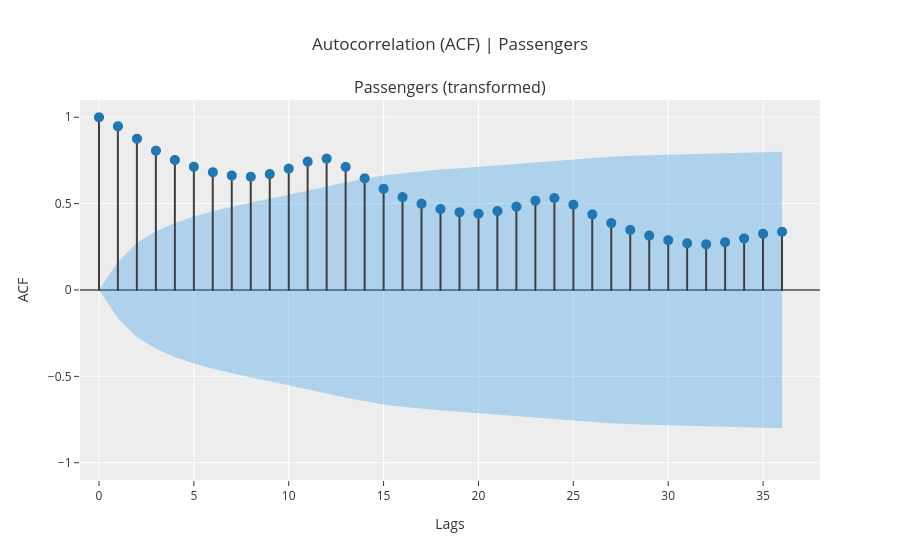

Notebook cell for this chart:
### Code cell
exp.plot_model(plot='acf', data_kwargs={'nlags':36})

### Figure 1 — Plotly figure (JSON) as saved in the notebook; plotly's stock layout.template omitted (floating-point values rounded to 4 significant figures)
{"data": [{"line": {"color": "#3f3f3f"}, "marker": {"size": 10}, "mode": "lines", "name": "ACF", "showlegend": false, "type": "scattergl", "x": [0, 0], "xaxis": "x", "y": [0, 1.0], "yaxis": "y"}, {"line": {"color": "#3f3f3f"}, "marker": {"size": 10}, "mode": "lines", "name": "ACF", "showlegend": false, "type": "scattergl", "x": [1, 1], "xaxis": "x", "y": [0, 0.948], "yaxis": "y"}, {"line": {"color": "#3f3f3f"}, "marker": {"size": 10}, "mode": "lines", "name": "ACF", "showlegend": false, "type": "scattergl", "x": [2, 2], "xaxis": "x", "y": [0, 0.8756], "yaxis": "y"}, {"line": {"color": "#3f3f3f"}, "marker": {"size": 10}, "mode": "lines", "name": "ACF", "showlegend": false, "type": "scattergl", "x": [3, 3], "xaxis": "x", "y": [0, 0.8067], "yaxis": "y"}, {"line": {"color": "#3f3f3f"}, "marker": {"size": 10}, "mode": "lines", "name": "ACF", "showlegend": false, "type": "scattergl", "x": [4, 4], "xaxis": "x", "y": [0, 0.7526], "yaxis": "y"}, {"line": {"color": "#3f3f3f"}, "marker": {"size": 10}, "mode": "lines", "name": "ACF", "showlegend": false, "type": "scattergl", "x": [5, 5], "xaxis": "x", "y": [0, 0.7138], "yaxis": "y"}, {"line": {"color": "#3f3f3f"}, "marker": {"size": 10}, "mode": "lines", "name": "ACF", "showlegend": false, "type": "scattergl", "x": [6, 6], "xaxis": "x", "y": [0, 0.6817], "yaxis": "y"}, {"line": {"color": "#3f3f3f"}, "marker": {"size": 10}, "mode": "lines", "name": "ACF", "showlegend": false, "type": "scattergl", "x": [7, 7], "xaxis": "x", "y": [0, 0.6629], "yaxis": "y"}, {"line": {"color": "#3f3f3f"}, "marker": {"size": 10}, "mode": "lines", "name": "ACF", "showlegend": false, "type": "scattergl", "x": [8, 8], "xaxis": "x", "y": [0, 0.6556], "yaxis": "y"}, {"line": {"color": "#3f3f3f"}, "marker": {"size": 10}, "mode": "lines", "name": "ACF", "showlegend": false, "type": "scattergl", "x": [9, 9], "xaxis": "x", "y": [0, 0.6709], "yaxis": "y"}, {"line": {"color": "#3f3f3f"}, "marker": {"size": 10}, "mode": "lines", "name": "ACF", "showlegend": false, "type": "scattergl", "x": [10, 10], "xaxis": "x", "y": [0, 0.7027], "yaxis": "y"}, {"line": {"color": "#3f3f3f"}, "marker": {"size": 10}, "mode": "lines", "name": "ACF", "showlegend": false, "type": "scattergl", "x": [11, 11], "xaxis": "x", "y": [0, 0.7432], "yaxis": "y"}, {"line": {"color": "#3f3f3f"}, "marker": {"size": 10}, "mode": "lines", "name": "ACF", "showlegend": false, "type": "scattergl", "x": [12, 12], "xaxis": "x", "y": [0, 0.7604], "yaxis": "y"}, {"line": {"color": "#3f3f3f"}, "marker": {"size": 10}, "mode": "lines", "name": "ACF", "showlegend": false, "type": "scattergl", "x": [13, 13], "xaxis": "x", "y": [0, 0.7127], "yaxis": "y"}, {"line": {"color": "#3f3f3f"}, "marker": {"size": 10}, "mode": "lines", "name": "ACF", "showlegend": false, "type": "scattergl", "x": [14, 14], "xaxis": "x", "y": [0, 0.6463], "yaxis": "y"}, {"line": {"color": "#3f3f3f"}, "marker": {"size": 10}, "mode": "lines", "name": "ACF", "showlegend": false, "type": "scattergl", "x": [15, 15], "xaxis": "x", "y": [0, 0.5859], "yaxis": "y"}, {"line": {"color": "#3f3f3f"}, "marker": {"size": 10}, "mode": "lines", "name": "ACF", "showlegend": false, "type": "scattergl", "x": [16, 16], "xaxis": "x", "y": [0, 0.538], "yaxis": "y"}, {"line": {"color": "#3f3f3f"}, "marker": {"size": 10}, "mode": "lines", "name": "ACF", "showlegend": false, "type": "scattergl", "x": [17, 17], "xaxis": "x", "y": [0, 0.4997], "yaxis": "y"}, {"line": {"color": "#3f3f3f"}, "marker": {"size": 10}, "mode": "lines", "name": "ACF", "showlegend": false, "type": "scattergl", "x": [18, 18], "xaxis": "x", "y": [0, 0.4687], "yaxis": "y"}, {"line": {"color": "#3f3f3f"}, "marker": {"size": 10}, "mode": "lines", "name": "ACF", "showlegend": false, "type": "scattergl", "x": [19, 19], "xaxis": "x", "y": [0, 0.4499], "yaxis": "y"}, {"line": {"color": "#3f3f3f"}, "marker": {"size": 10}, "mode": "lines", "name": "ACF", "showlegend": false, "type": "scattergl", "x": [20, 20], "xaxis": "x", "y": [0, 0.4416], "yaxis": "y"}, {"line": {"color": "#3f3f3f"}, "marker": {"size": 10}, "mode": "lines", "name": "ACF", "showlegend": false, "type": "scattergl", "x": [21, 21], "xaxis": "x", "y": [0, 0.4572], "yaxis": "y"}, {"line": {"color": "#3f3f3f"}, "marker": {"size": 10}, "mode": "lines", "name": "ACF", "showlegend": false, "type": "scattergl", "x": [22, 22], "xaxis": "x", "y": [0, 0.4825], "yaxis": "y"}, {"line": {"color": "#3f3f3f"}, "marker": {"size": 10}, "mode": "lines", "name": "ACF", "showlegend": false, "type": "scattergl", "x": [23, 23], "xaxis": "x", "y": [0, 0.5171], "yaxis": "y"}, {"line": {"color": "#3f3f3f"}, "marker": {"size": 10}, "mode": "lines", "name": "ACF", "showlegend": false, "type": "scattergl", "x": [24, 24], "xaxis": "x", "y": [0, 0.5322], "yaxis": "y"}, {"line": {"color": "#3f3f3f"}, "marker": {"size": 10}, "mode": "lines", "name": "ACF", "showlegend": false, "type": "scattergl", "x": [25, 25], "xaxis": "x", "y": [0, 0.494], "yaxis": "y"}, {"line": {"color": "#3f3f3f"}, "marker": {"size": 10}, "mode": "lines", "name": "ACF", "showlegend": false, "type": "scattergl", "x": [26, 26], "xaxis": "x", "y": [0, 0.4377], "yaxis": "y"}, {"line": {"color": "#3f3f3f"}, "marker": {"size": 10}, "mode": "lines", "name": "ACF", "showlegend": false, "type": "scattergl", "x": [27, 27], "xaxis": "x", "y": [0, 0.3876], "yaxis": "y"}, {"line": {"color": "#3f3f3f"}, "marker": {"size": 10}, "mode": "lines", "name": "ACF", "showlegend": false, "type": "scattergl", "x": [28, 28], "xaxis": "x", "y": [0, 0.348], "yaxis": "y"}, {"line": {"color": "#3f3f3f"}, "marker": {"size": 10}, "mode": "lines", "name": "ACF", "showlegend": false, "type": "scattergl", "x": [29, 29], "xaxis": "x", "y": [0, 0.315], "yaxis": "y"}, {"line": {"color": "#3f3f3f"}, "marker": {"size": 10}, "mode": "lines", "name": "ACF", "showlegend": false, "type": "scattergl", "x": [30, 30], "xaxis": "x", "y": [0, 0.2885], "yaxis": "y"}, {"line": {"color": "#3f3f3f"}, "marker": {"size": 10}, "mode": "lines", "name": "ACF", "showlegend": false, "type": "scattergl", "x": [31, 31], "xaxis": "x", "y": [0, 0.2708], "yaxis": "y"}, {"line": {"color": "#3f3f3f"}, "marker": {"size": 10}, "mode": "lines", "name": "ACF", "showlegend": false, "type": "scattergl", "x": [32, 32], "xaxis": "x", "y": [0, 0.2643], "yaxis": "y"}, {"line": {"color": "#3f3f3f"}, "marker": {"size": 10}, "mode": "lines", "name": "ACF", "showlegend": false, "type": "scattergl", "x": [33, 33], "xaxis": "x", "y": [0, 0.2768], "yaxis": "y"}, {"line": {"color": "#3f3f3f"}, "marker": {"size": 10}, "mode": "lines", "name": "ACF", "showlegend": false, "type": "scattergl", "x": [34, 34], "xaxis": "x", "y": [0, 0.2985], "yaxis": "y"}, {"line": {"color": "#3f3f3f"}, "marker": {"size": 10}, "mode": "lines", "name": "ACF", "showlegend": false, "type": "scattergl", "x": [35, 35], "xaxis": "x", "y": [0, 0.3256], "yaxis": "y"}, {"line": {"color": "#3f3f3f"}, "marker": {"size": 10}, "mode": "lines", "name": "ACF", "showlegend": false, "type": "scattergl", "x": [36, 36], "xaxis": "x", "y": [0, 0.337], "yaxis": "y"}, {"marker": {"color": "#1f77b4", "size": 10}, "mode": "markers", "name": "ACF", "showlegend": false, "type": "scattergl", "x": [0, 1, 2, 3, 4, 5, 6, 7, 8, 9, 10, 11, 12, 13, 14, 15, 16, 17, 18, 19, 20, 21, 22, 23, 24, 25, 26, 27, 28, 29, 30, 31, 32, 33, 34, 35, 36], "xaxis": "x", "y": [1.0, 0.948, 0.8756, 0.8067, 0.7526, 0.7138, 0.6817, 0.6629, 0.6556, 0.6709, 0.7027, 0.7432, 0.7604, 0.7127, 0.6463, 0.5859, 0.538, 0.4997, 0.4687, 0.4499, 0.4416, 0.4572, 0.4825, 0.5171, 0.5322, 0.494, 0.4377, 0.3876, 0.348, 0.315, 0.2885, 0.2708, 0.2643, 0.2768, 0.2985, 0.3256, 0.337], "yaxis": "y"}, {"line": {"color": "rgba(255,255,255,0)"}, "marker": {"size": 10}, "mode": "lines", "name": "UC", "showlegend": false, "type": "scatter", "x": [0, 1, 2, 3, 4, 5, 6, 7, 8, 9, 10, 11, 12, 13, 14, 15, 16, 17, 18, 19, 20, 21, 22, 23, 24, 25, 26, 27, 28, 29, 30, 31, 32, 33, 34, 35, 36], "xaxis": "x", "y": [0.0, 0.1633, 0.2732, 0.3399, 0.3876, 0.4248, 0.4557, 0.4821, 0.5059, 0.528, 0.5503, 0.5738, 0.5989, 0.6241, 0.6455, 0.6625, 0.6762, 0.6875, 0.6971, 0.7055, 0.7131, 0.7204, 0.7281, 0.7365, 0.7462, 0.7562, 0.7648, 0.7714, 0.7766, 0.7808, 0.7841, 0.787, 0.7895, 0.7918, 0.7944, 0.7974, 0.8009], "yaxis": "y"}, {"fill": "tonexty", "fillcolor": "rgba(32, 146, 230,0.3)", "line": {"color": "rgba(255,255,255,0)"}, "marker": {"size": 10}, "mode": "lines", "name": "LC", "showlegend": false, "type": "scatter", "x": [0, 1, 2, 3, 4, 5, 6, 7, 8, 9, 10, 11, 12, 13, 14, 15, 16, 17, 18, 19, 20, 21, 22, 23, 24, 25, 26, 27, 28, 29, 30, 31, 32, 33, 34, 35, 36], "xaxis": "x", "y": [0.0, -0.1633, -0.2732, -0.3399, -0.3876, -0.4248, -0.4557, -0.4821, -0.5059, -0.528, -0.5503, -0.5738, -0.5989, -0.6241, -0.6455, -0.6625, -0.6762, -0.6875, -0.6971, -0.7055, -0.7131, -0.7204, -0.7281, -0.7365, -0.7462, -0.7562, -0.7648, -0.7714, -0.7766, -0.7808, -0.7841, -0.787, -0.7895, -0.7918, -0.7944, -0.7974, -0.8009], "yaxis": "y"}], "layout": {"annotations": [{"font": {"size": 16}, "showarrow": false, "text": "Passengers (transformed)", "x": 0.5, "xanchor": "center", "xref": "paper", "y": 1.0, "yanchor": "bottom", "yref": "paper"}], "showlegend": false, "title": {"text": "Autocorrelation (ACF) | Passengers"}, "xaxis": {"anchor": "y", "domain": [0.0, 1.0], "range": [-1, 38], "title": {"text": "Lags"}}, "yaxis": {"anchor": "x", "domain": [0.0, 1.0], "range": [-1.1, 1.1], "title": {"text": "ACF"}, "zerolinecolor": "#000000"}}}
